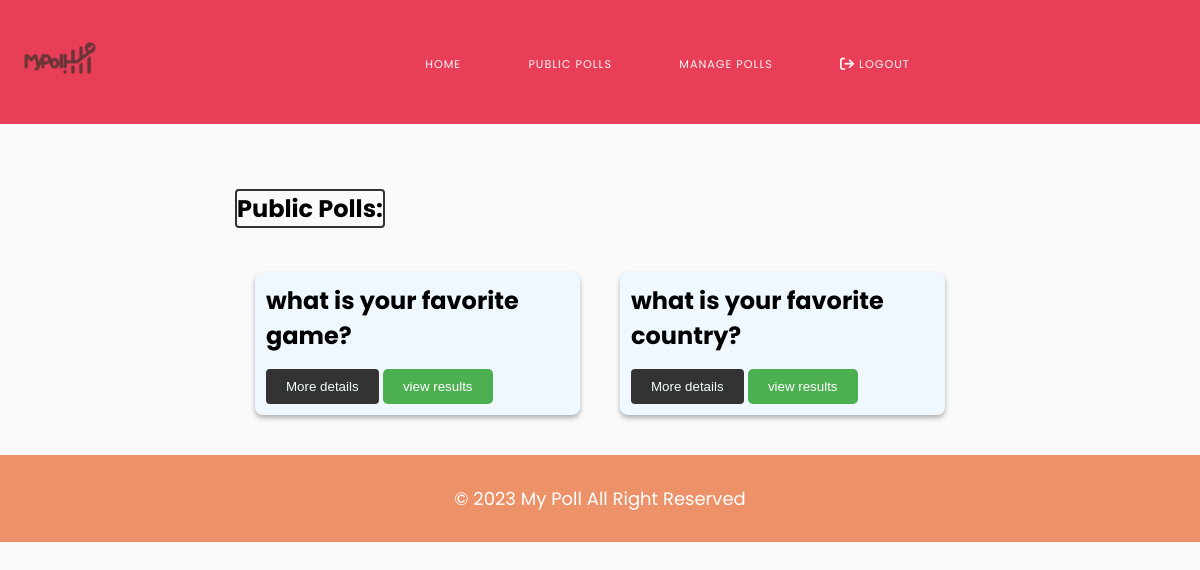
/dashboard.php (signed in), run on the app's committed database.
### tables this page shows
CREATE TABLE IF NOT EXISTS `polls` (
  `qid` int(11) NOT NULL AUTO_INCREMENT,
  `uid` int(11) NOT NULL,
  `question` text NOT NULL,
  `qdate` date NOT NULL,
  `status` tinyint(1) NOT NULL,
  `edate` date NOT NULL,
  PRIMARY KEY (`qid`),
  KEY `Foreign key userid for the questions` (`uid`)
);

### dashboard.php (the view, shortened to what this page needs)
<?php
include "./init/header.php";
?>
<div class="container">
            <main>
<br>
    <h1 class="title"> Public Polls:</h1>
    <div class="card-container">
    <div class="poll-container">
            <?php
            $sqlgetpoll = $db -> query("SELECT * FROM `polls` WHERE status='1' LIMIT 6");
								while ($getInfo = $sqlgetpoll -> fetch()){
                                    $question = $getInfo['question'];
                                    $qid =$getInfo['qid'];
            ?>
            <div class="card">
            <div class="card-content">
                <h2>  <?php echo htmlspecialchars($question); ?> </h2>
                <a href="./vote.php?id=<?php echo $qid; ?>" ><button  class="btn">More details</button></a>
                <button href="" class="">view results</button>
                </div>
                </div>
            </div>
            <?php } ?>
        </div>
<?php
include "./init/footer.php";
?>

### css/style.css (style rules this page uses)
* { border: 0; box-sizing: border-box; margin: 0; padding: 0; }
body { background: rgb(250, 250, 250); font-family: 'Poppins', sans-serif; }
.container { display: flex; flex-direction: column; align-items: center; padding: 20px; }
h1 { font-size: 24px; margin-bottom: 20px; }
.poll-container { display: flex; flex-wrap: wrap; gap: 20px; }
button { padding: 10px 20px; background-color: #4CAF50; color: white; border: none; border-radius: 5px; cursor: pointer; transition: background-color 0.3s; }

### css/style1.css (style rules this page uses)
.card-container { display: flex; justify-content: center; flex-direction: row; flex-wrap: wrap; }
.card { flex-wrap: wrap; width: 325px; background-color: aliceblue; border-radius: 8px; overflow: hidden; box-shadow: 0px 3px 5px rgba(0, 0, 0,0.3); padding: 11px; margin: 20px; }
.card-content .btn { color: azure; display: inline-block; padding: 10px 20px; background-color: #333; text-decoration: none; border-radius: 4px; margin-top: 16px; }
.title { border: 2px solid #333; margin-top: 20px; display: inline-block; margin-bottom: 1em; border-radius: 4px; }

### data on the page
polls: question "what is your favorite game?"
polls: question "what is your favorite country?"
